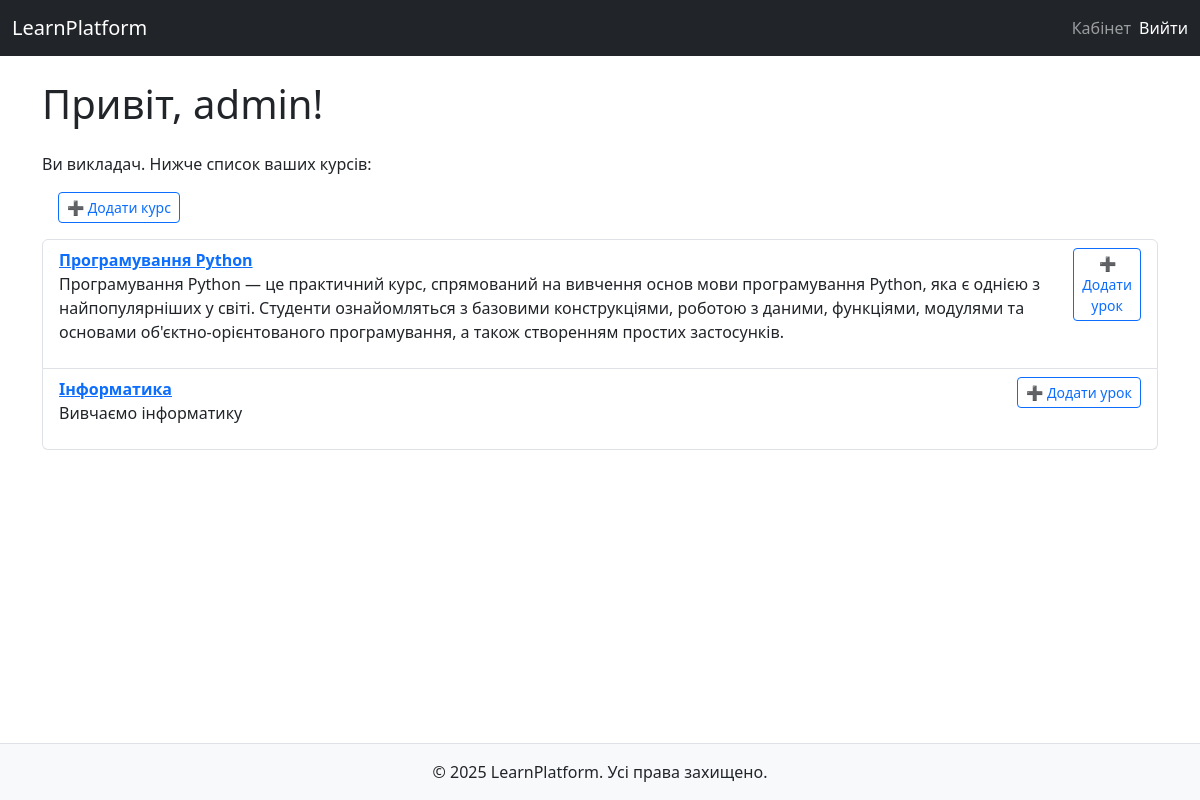
/cabinet/ (signed in), run on the app's committed database.
### users/models.py (models this page shows)
class User(AbstractUser):
    class Role(models.TextChoices):
        STUDENT = 'student', 'Студент'
        TEACHER = 'teacher', 'Викладач'
    role = models.CharField(
        max_length=20,
        choices=Role.choices,
        default=Role.STUDENT
    )
    def is_teacher(self):
        return self.role == self.Role.TEACHER
    def is_student(self):
        return self.role == self.Role.STUDENT

### courses/models.py (models this page shows, shortened)
class Course(models.Model):
    title = models.CharField(max_length=255)
    description = models.TextField()
    teacher = models.ForeignKey(User, on_delete=models.CASCADE, related_name='courses')
    students = models.ManyToManyField(User, related_name='enrolled_courses', blank=True)
    created_at = models.DateTimeField(auto_now_add=True)

### users/views.py (the view, shortened to what this page needs)
# urls.py: path('cabinet/', cabinet_view, name='cabinet'),
@login_required
def cabinet_view(request):
    user = request.user
    if user.is_teacher():
        courses = Course.objects.filter(teacher=user)
        quiz_attempts = None
        stats = None
        recommendations = None
        detailed_recommendations = None
    return render(request, 'users/cabinet.html', {
        'courses': courses,
        'quiz_attempts': quiz_attempts,
        'stats': stats,
        'recommendations': recommendations,
        'detailed_recommendations': detailed_recommendations,
    })

### templates/users/cabinet.html (shortened to what this page needs)
{% extends 'base.html' %}
{% block content %}
<h1 class="mb-4">Привіт, {{ user.username }}!</h1>
{% if user.is_teacher %}
    <p>Ви викладач. Нижче список ваших курсів:</p>
{% else %}
    <p>Ви студент. Ви записані на такі курси:</p>
{% endif %}
{% if user.is_authenticated and user.is_teacher %}
    <a class="btn btn-sm btn-outline-primary ms-3" href="{% url 'courses:create' %}">
       ➕ Додати курс
    </a>
{% endif %}
{% if courses %}
    <ul class="list-group mt-3">
        {% for course in courses %}
            <li class="list-group-item">
                <div class="d-flex justify-content-between align-items-start">
                    <div>
                        <strong><a href="{% url 'courses:detail' course.id %}">{{ course.title }}</a></strong>
                        {{ course.description|linebreaks }}
                    </div>
                    {% if user.is_teacher %}
                        <a href="{% url 'courses:add_lesson' course.id %}" class="btn btn-sm btn-outline-primary ms-3">
                            ➕ Додати урок
                        </a>
                    {% endif %}
                </div>
            </li>
        {% endfor %}
    </ul>
{% else %}
    <p class="text-muted">Немає курсів.</p>
{% endif %}
{% endblock %}

### templates/base.html (style rules this page uses)
html, body { height: 100%; }
body { display: flex; flex-direction: column; }

### data on the page
User: username "admin"
Course: title "Програмування Python", description "Програмування Python — це практичний курс, спрямований на вивчення основ мови програмування Python, яка є однією з найпопулярніших у світі. Студенти ознайомляться з базовими конструкціями, роботою з даними, функціями, модулями та основами об'єктно-орієнтованого програмування, а також створенням простих застосунків."
Course: title "Інформатика", description "Вивчаємо інформатику"
